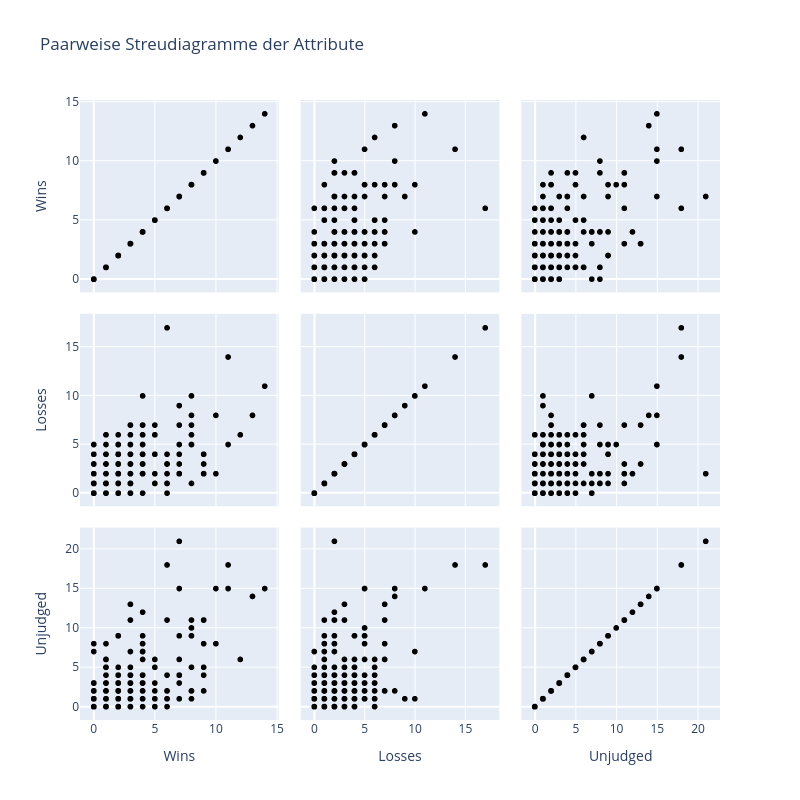

The cell this chart's notebook holds for it:
### Code cell
pl.compare_table_features(tables, "artists", ["wins", "losses", "unjudged"])

### Figure 1 — Plotly figure (JSON) as saved in the notebook; plotly's stock layout.template omitted (floating-point values rounded to 4 significant figures; data arrays with more than 128 entries replaced by an {"elided": "..."} marker saying what was removed)
{"data": [{"diagonal": {"visible": true}, "dimensions": [{"axis": {"matches": true}, "label": "Wins", "values": {"elided": "224 float values"}}, {"axis": {"matches": true}, "label": "Losses", "values": {"elided": "224 float values"}}, {"axis": {"matches": true}, "label": "Unjudged", "values": {"elided": "224 float values"}}], "hovertemplate": "<b>%{hovertext}</b><br><br>%{xaxis.title.text}=%{x}<br>%{yaxis.title.text}=%{y}<extra></extra>", "hovertext": {"elided": "224 str values"}, "legendgroup": "", "marker": {"color": "black", "symbol": "circle"}, "name": "", "showlegend": false, "type": "splom"}], "layout": {"dragmode": "select", "height": 800, "legend": {"tracegroupgap": 0}, "title": {"text": "Paarweise Streudiagramme der Attribute"}, "width": 800}}
